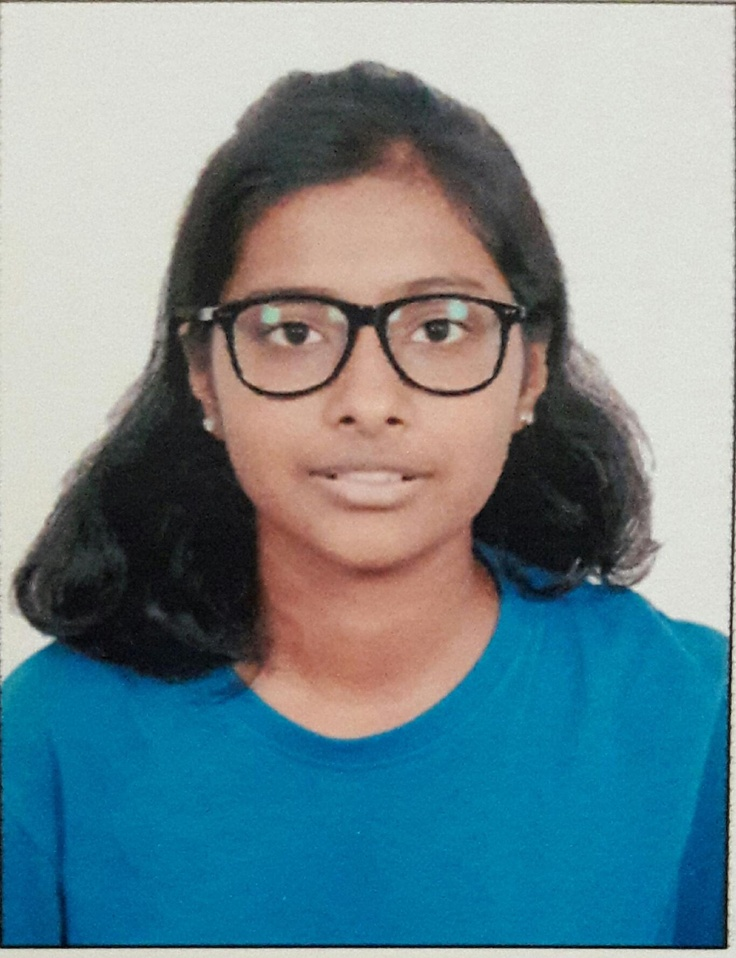
%> input picture BT19ECE005_DIP_A1/BT19ECE005.jpg, 736 x 958 px, shrunk from 1366 x 1778 before the run
$ octave DIP_A4.m   (GNU Octave 9; MATLAB toolbox functions it lacks are replaced by stand-ins)
%> lines starting %> are read from the running program, lines starting %| are printed output that depends on the picture
%% Name - Sakshi Pandagale
%% Roll no. - BT19ECE005
%% ASSIGNMENT 4 -
%% Read a color image and display it's reddish, greenish, and blueish image

i = imread('C:\Users\Sakshi S Pandagale\Desktop\Pictures\Saved Pictures\BT19ECE005.jpg'); %% Reading the image
%> i is the input picture: size 958x736x3 uint8; mean R, G, B 114.2, 138.6, 146.1

 %% Making the green and blue components of the image = 0
R = i;
R(:,:,2) = 0;
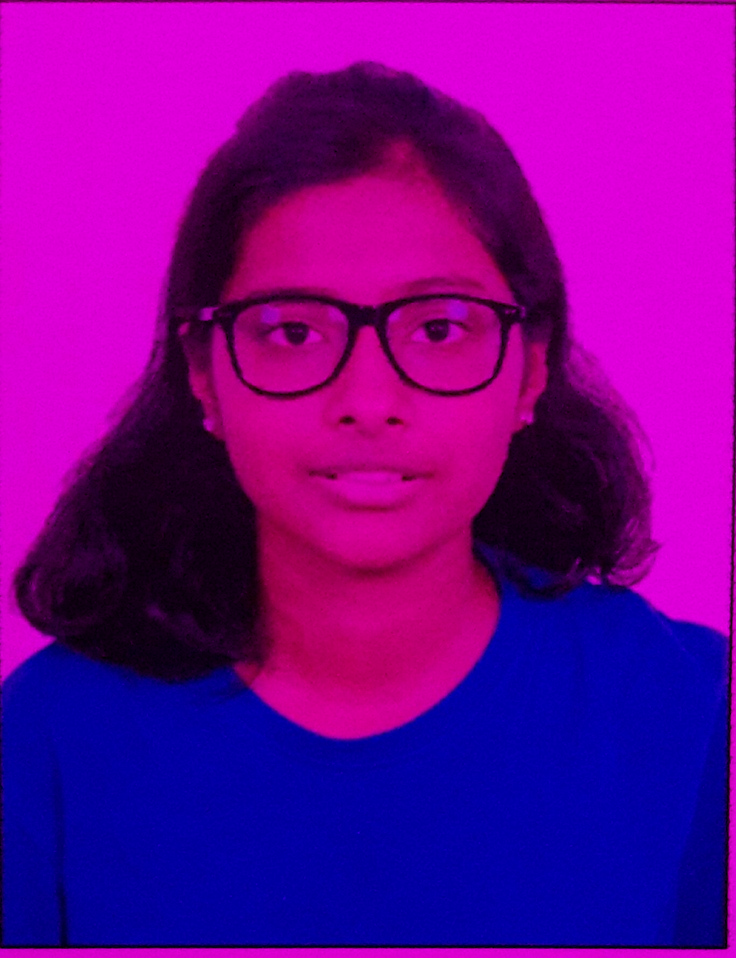
%> R: size 958x736x3 uint8; mean R, G, B 114.2, 0, 146.1
R(:,:,3) = 0;
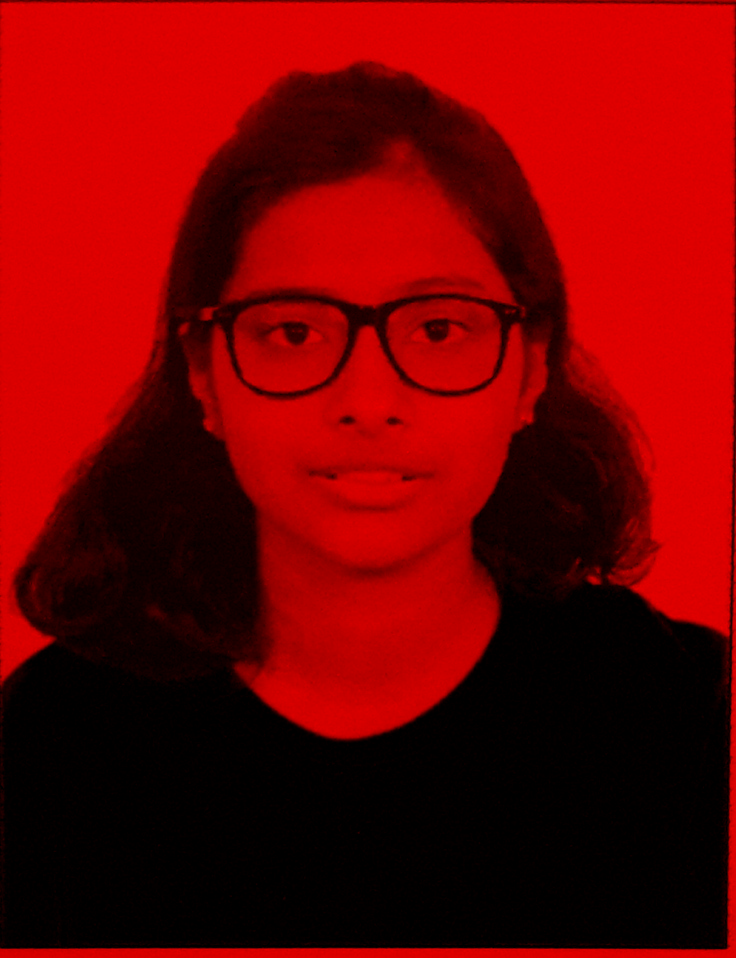
%> R: size 958x736x3 uint8; mean R, G, B 114.2, 0, 0

 %% Making the red and blue components of the image = 0
G = i;
G(:,:,1) = 0;
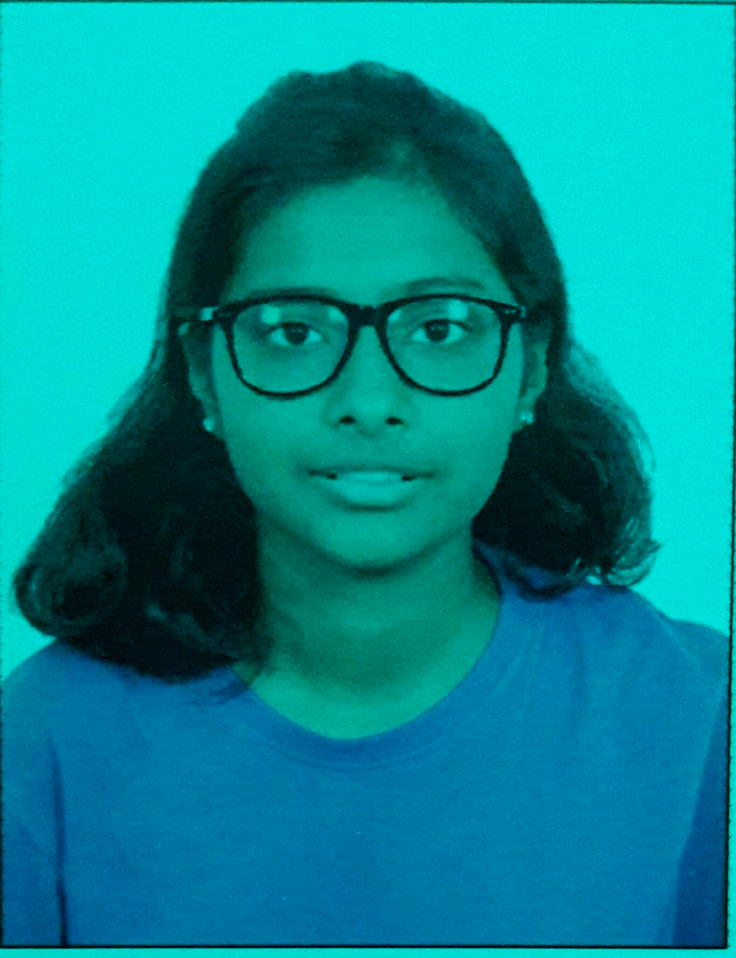
%> G: size 958x736x3 uint8; mean R, G, B 0, 138.6, 146.1
G(:,:,3) = 0;
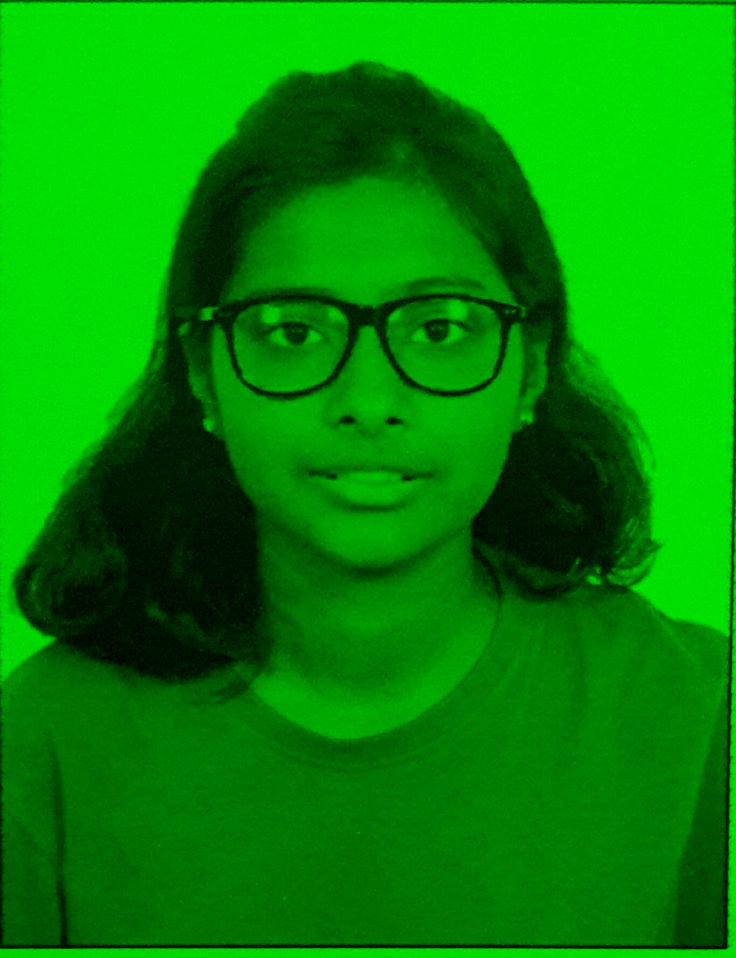
%> G: size 958x736x3 uint8; mean R, G, B 0, 138.6, 0

 %% Making the red and green components of the image = 0
B = i;
B(:,:,1) = 0;
B(:,:,2) = 0;
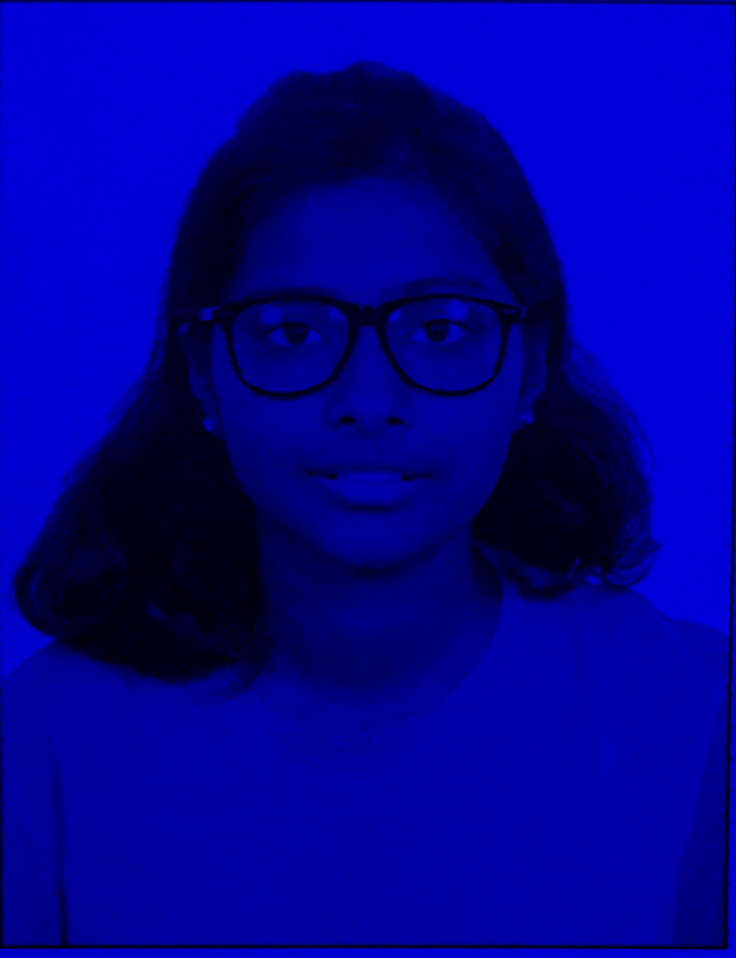
%> B: size 958x736x3 uint8; mean R, G, B 0, 0, 146.1

 %% Displaying all the images

subplot(2,2,1), imshow(i), title('Original Image');
subplot(2,2,2), imshow(R), title('Red Layer');
subplot(2,2,3), imshow(G), title('Green Layer');
subplot(2,2,4), imshow(B), title('Blue Layer');
